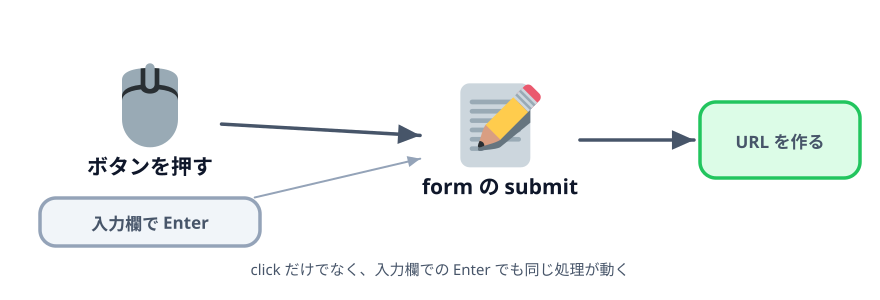

The script that saved this image:
"""3-3 のサムネ: click から form の submit に変える。"""

import pathlib
import sys

sys.path.insert(0, str(pathlib.Path.home() / ".claude/skills/genfig"))
from genfig import Canvas  # noqa: E402

c = Canvas(880, 300)

btn = c.node(150, 120, "ボタンを押す", emoji_cp="1f5b1", w=170, h=92)
enter = c.sticky(40, 198, 220, 48, color="gray")
c.text(150, 230, "入力欄で Enter", scale="label", align="center")

form = c.node(500, 140, "form の submit", emoji_cp="1f4dd", w=190, h=92)
js = c.sticky(700, 102, 160, 76, color="green")
c.text(780, 148, "URL を作る", scale="label", align="center")

c.link(btn, form)
c.link(enter, form, primary=False)
c.link(form, js)

c.text(440, 275, "click だけでなく、入力欄での Enter でも同じ処理が動く", scale="body",
       align="center")

print(c.save("00-thumbnail.svg"))
